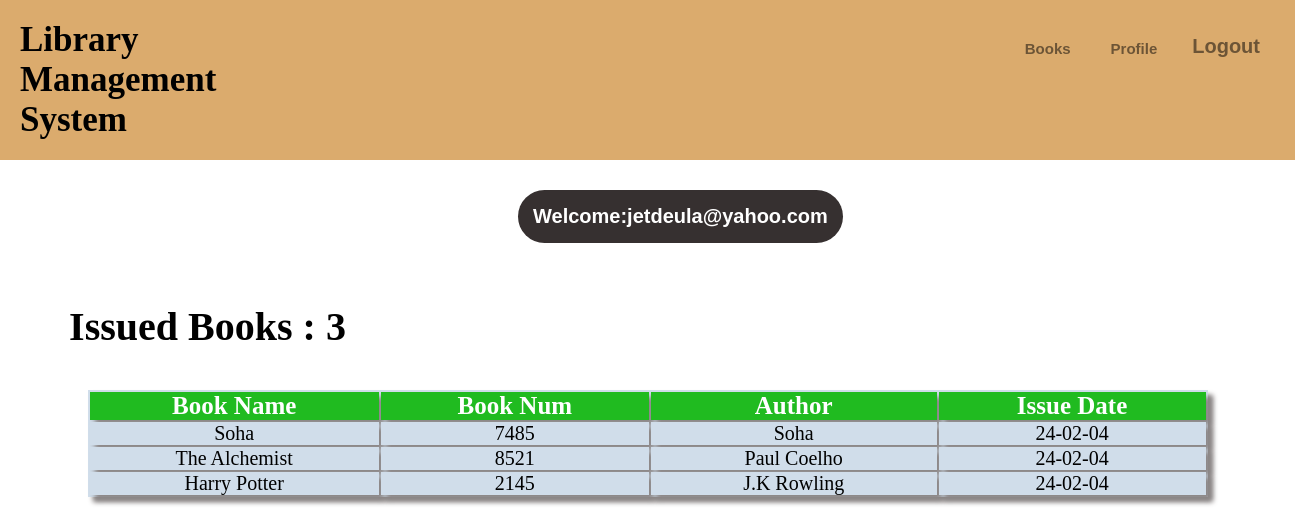
The page /userprofile.php (signed in) on the database its author committed.
### tables this page shows
CREATE TABLE `issued` (
  `student_id` int(255) NOT NULL,
  `book_name` varchar(255) NOT NULL,
  `book_num` varchar(255) NOT NULL,
  `book_author` varchar(255) NOT NULL,
  `issue_date` varchar(255) NOT NULL
);

### admin/functions.php (called while the page is built, shortened)
<?php
   function get_userissue_count()
   {
    $userissue_count = "";
    $connection = mysqli_connect("localhost","root","");
    $query = "select count(*) as userissue_count from issued where student_id =$_SESSION[ID] ";
    $query_run = mysqli_query($connection,$query);
    while($row = mysqli_fetch_assoc($query_run))
    {
        $userissue_count = $row['userissue_count'];
    }
    return($userissue_count);
   }
?>

### userprofile.php (the view, shortened to what this page needs)
<?php
     require('admin/functions.php');
     $connection = mysqli_connect("localhost","root","");
     $query = "select book_name,book_num,book_author,issue_date from issued where student_id =$_SESSION[ID]";
?>
<!DOCTYPE html>
<html lang="en">
<head>
    <link rel="stylesheet" href="style.css">
</head>
<body>
    <div class="navigation-bar">
        <div class="nav-container">
         <h1>Library Management System</h1>
         <div class="profile-logout">
            <h3 class="view-profile" style="margin: 20px;font-family: arial;"><a href="viewbooks.php">Books</a></h3>
            <h3 class="view-profile" style="margin: 20px;font-family: arial;"><a href="viewprofile.php">Profile</a></h3>
            <li class="logout-btn"><a href="logout.php">Logout</a></li>
         </div>
        </div>
 </div>
 <span class="welcome-user">Welcome:<?php echo $_SESSION['Email'] ?></span>
 <h2 style="margin-top: 60px;font-family: Calibri;margin-right:22em;">Issued Books : <?php echo get_userissue_count();?></h2>
 <table>
        <thead>
          <tr>
             <th>Book Name</th>
             <th>Book Num</th>
             <th>Author</th>
             <th>Issue Date</th>
          </tr>
        </thead>
        <?php
             $query_run = mysqli_query($connection,$query);
             while($row = mysqli_fetch_assoc($query_run))
             {
                $bname = $row['book_name'];
                $bnum = $row['book_num'];
                $author = $row['book_author'];
                $date = $row['issue_date'];
                ?>
        <tr>
            <td><?php echo $bname;?></td>
            <td><?php echo $bnum;?></td>
            <td><?php echo $author;?></td>
            <td><?php echo $date;?></td>
        </tr>
        <?php
             }
            ?>
    </table>
</body>
</html>

### style.css (style rules this page uses)
* { margin: 0px; padding: 0px; box-sizing: border-box; }
h1 { font-size: 35px; cursor: pointer; font-family: verdana; }
h2 { font-size: 40px; font-family: arial; font-weight: 900; text-align: center; }
h3 { font-size: 15px; font-family: arial; }
a { text-decoration: none; color: black; }
li { list-style: none; }
.navigation-bar { background-color: rgb(219, 171, 109); padding: 20px; }
.nav-container { display: flex; justify-content: space-between; }
.profile-logout { display: flex; justify-content: space-between; margin-left: 43em; opacity: 0.5; }
.logout-btn { font-size: 20px; font-weight: 600; font-family: arial; margin: 15px; cursor: pointer; }
table,th,td { width: 70rem; text-align: center; font-size: 20px; font-family: calibri; margin: 40px auto; box-shadow: 5px 5px 5px rgb(139, 134, 134); background-color: rgb(208, 221, 234); }
th { font-size: 25px; color:white; background-color: rgb(32, 187, 32); }
.welcome-user { display: inline-block; font-size: 20px; font-weight: 600; font-family:Arial; margin-top: 30px; margin-left:40%; margin-right:40%; color: white; background-color: rgb(54, 48, 48); padding: 15px; border-radius: 30px; }

### rows shown on the page
issued: book_name "Soha", book_num "7485", book_author "Soha", issue_date "24-02-04"
issued: book_name "The Alchemist", book_num "8521", book_author "Paul Coelho", issue_date "24-02-04"
issued: book_name "Harry Potter", book_num "2145", book_author "J.K Rowling", issue_date "24-02-04"

### other values the page prints
$_SESSION['Email'] "jetdeula@yahoo.com"
get_userissue_count() "3"
